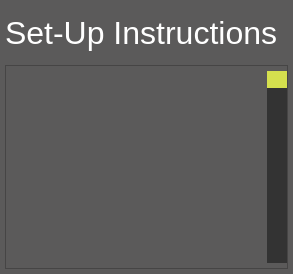
               <widget class="QWidget" name="page_about_home">
                <property name="styleSheet">
                 <string notr="true">background:rgb(91,90,90);</string>
                </property>
                <layout class="QVBoxLayout" name="verticalLayout_13">
                 <property name="spacing">
                  <number>5</number>
                 </property>
                 <property name="leftMargin">
                  <number>5</number>
                 </property>
                 <property name="topMargin">
                  <number>5</number>
                 </property>
                 <property name="rightMargin">
                  <number>5</number>
                 </property>
                 <property name="bottomMargin">
                  <number>5</number>
                 </property>
                 <item>
                  <widget class="QLabel" name="lab_about_home">
                   <property name="minimumSize">
                    <size>
                     <width>0</width>
                     <height>55</height>
                    </size>
                   </property>
                   <property name="maximumSize">
                    <size>
                     <width>16777215</width>
                     <height>55</height>
                    </size>
                   </property>
                   <property name="font">
                    <font>
                     <family>Segoe UI</family>
                     <pointsize>24</pointsize>
                    </font>
                   </property>
                   <property name="styleSheet">
                    <string notr="true">color:rgb(255,255,255);</string>
                   </property>
                   <property name="text">
                    <string>Set-Up Instructions</string>
                   </property>
                  </widget>
                 </item>
                 <item>
                  <widget class="QFrame" name="frame_about_home">
                   <property name="frameShape">
                    <enum>QFrame::StyledPanel</enum>
                   </property>
                   <property name="frameShadow">
                    <enum>QFrame::Raised</enum>
                   </property>
                   <layout class="QHBoxLayout" name="horizontalLayout_28">
                    <property name="spacing">
                     <number>0</number>
                    </property>
                    <property name="leftMargin">
                     <number>5</number>
                    </property>
                    <property name="topMargin">
                     <number>5</number>
                    </property>
                    <property name="rightMargin">
                     <number>0</number>
                    </property>
                    <property name="bottomMargin">
                     <number>5</number>
                    </property>
                    <item>
                     <widget class="QTextEdit" name="text_about_home">
                      <property name="enabled">
                       <bool>true</bool>
                      </property>
                      <property name="font">
                       <font>
                        <family>Segoe UI</family>
                        <pointsize>10</pointsize>
                       </font>
                      </property>
                      <property name="styleSheet">
                       <string notr="true">color:rgb(255,255,255);</string>
                      </property>
                      <property name="frameShape">
                       <enum>QFrame::NoFrame</enum>
                      </property>
                      <property name="frameShadow">
                       <enum>QFrame::Plain</enum>
                      </property>
                      <property name="readOnly">
                       <bool>true</bool>
                      </property>
                      <property name="textInteractionFlags">
                       <set>Qt::TextBrowserInteraction</set>
                      </property>
                     </widget>
                    </item>
                    <item>
                     <widget class="QScrollBar" name="vsb_about_home">
                      <property name="styleSheet">
                       <string notr="true">QScrollBar:vertical {
	background:rgb(51,51,51);
    width:20px;
    margin: 0px 0px 0px 0px;
}
QScrollBar::handle:vertical {
    background-color:rgb(213, 224, 78);
}
QScrollBar::add-page:vertical {
 	background:rgb(51,51,51);
}
QScrollBar::sub-page:vertical {
 	background:rgb(51,51,51);
}</string>
                      </property>
                      <property name="orientation">
                       <enum>Qt::Vertical</enum>
                      </property>
                     </widget>
                    </item>
                   </layout>
                   <zorder>text_about_home</zorder>
                   <zorder>vsb_about_home</zorder>
                  </widget>
                 </item>
                </layout>
               </widget>
